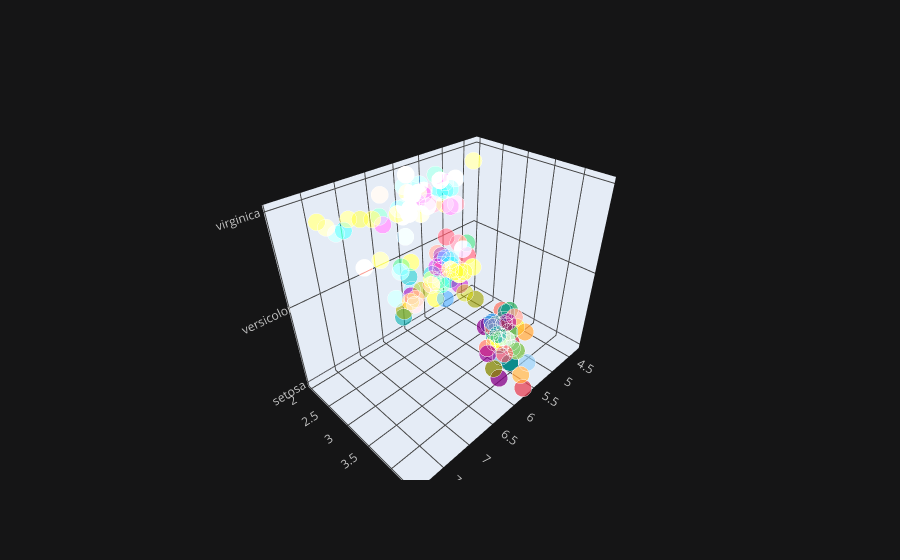

Here is the notebook cell this chart was saved with:
### Code cell
de4.iplot(x = 'sepal_length' , y = 'sepal_width' , z = 'species' , kind = 'scatter3d')

### Figure 1 — Plotly figure (JSON) as saved in the notebook; plotly's stock layout.template omitted (floating-point values rounded to 4 significant figures; data arrays with more than 128 entries replaced by an {"elided": "..."} marker saying what was removed)
{"data": [{"marker": {"color": {"elided": "150 str values"}, "opacity": 0.8, "size": {"elided": "150 int values"}, "symbol": "circle"}, "mode": "markers", "text": {"elided": "150 str values"}, "type": "scatter3d", "x": {"elided": "150 float values"}, "y": {"elided": "150 float values"}, "z": {"elided": "150 str values"}}], "layout": {"legend": {"bgcolor": "#151516", "font": {"color": "#D9D9D9"}}, "paper_bgcolor": "#151516", "plot_bgcolor": "#151516", "scene": {"xaxis": {"gridcolor": "#434343", "showgrid": true, "tickfont": {"color": "#C2C2C2"}, "title": {"font": {"color": "#D9D9D9"}, "text": ""}, "zerolinecolor": "#666570"}, "yaxis": {"gridcolor": "#434343", "showgrid": true, "tickfont": {"color": "#C2C2C2"}, "title": {"font": {"color": "#D9D9D9"}, "text": ""}, "zerolinecolor": "#666570"}, "zaxis": {"gridcolor": "#434343", "showgrid": true, "tickfont": {"color": "#C2C2C2"}, "title": {"font": {"color": "#D9D9D9"}, "text": ""}, "zerolinecolor": "#666570"}}, "title": {"font": {"color": "#D9D9D9"}}}}
